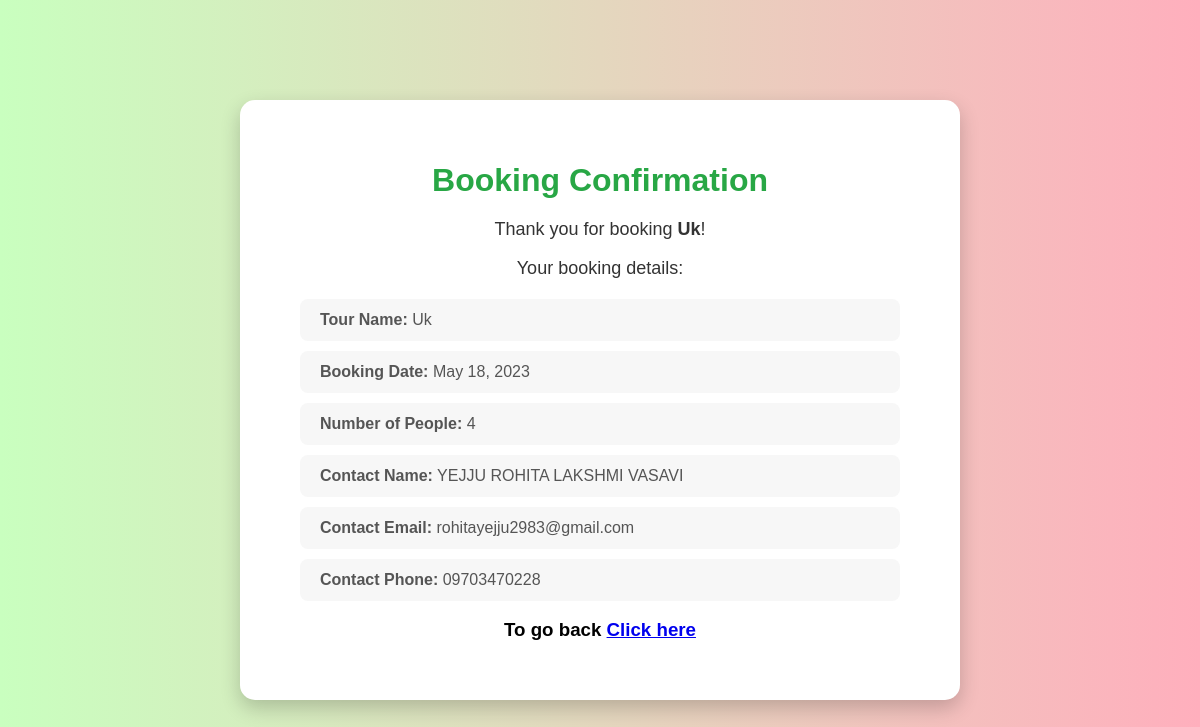
The app's page /confirmation/1 with its own data.
### pages/models.py (models this page shows, shortened)
class Booking(models.Model):
    tour = models.ForeignKey(Tour, on_delete=models.CASCADE)
    customer = models.ForeignKey(Customer, on_delete=models.CASCADE)
    date = models.DateField()
    num_people = models.IntegerField()

class Tour(models.Model):
    name = models.CharField(max_length=100)
    description = models.TextField()
    price = models.DecimalField(max_digits=8, decimal_places=2)
    available = models.BooleanField(default=True)

class Customer(models.Model):
    name = models.CharField(max_length=100)
    email = models.EmailField()
    phone = models.CharField(max_length=20)

### pages/views.py (the view)
# urls.py: path('confirmation/<int:booking_id>', booking_confirmation, name='booking_confirmation'),
def booking_confirmation(request, booking_id):
    booking = Booking.objects.get(id=booking_id)
    return render(request, 'booking_confirmation.html', {'booking': booking})

### pages/templates/booking_confirmation.html (shortened to what this page needs)
<div class="confirm-box">
  <h1>Booking Confirmation</h1>
  <p>Thank you for booking <strong>{{ booking.tour.name }}</strong>!</p>
  <p>Your booking details:</p>
  <ul>
    <li><strong>Tour Name:</strong> {{ booking.tour.name }}</li>
    <li><strong>Booking Date:</strong> {{ booking.date }}</li>
    <li><strong>Number of People:</strong> {{ booking.num_people }}</li>
    <li><strong>Contact Name:</strong> {{ booking.customer.name }}</li>
    <li><strong>Contact Email:</strong> {{ booking.customer.email }}</li>
    <li><strong>Contact Phone:</strong> {{ booking.customer.phone }}</li>
  </ul>
  <h3> To go back <a href="/">Click here</a>
</div>

### pages/templates/booking_confirmation.html (style rules this page uses)
.confirm-box { background: #ffffff; padding: 40px 60px; border-radius: 15px; box-shadow: 0 8px 20px rgba(0,0,0,0.2); text-align: center; max-width: 600px; width: 90%; }
h1 { color: #28a745; margin-bottom: 20px; }
p { font-size: 18px; color: #333; }
ul { list-style-type: none; padding: 0; margin-top: 20px; }
li { background: #f7f7f7; margin: 10px 0; padding: 12px 20px; border-radius: 8px; text-align: left; font-size: 16px; color: #555; }

### records on screen
Booking: tour.name "Uk", date "May 18, 2023", num_people "4", customer.name "YEJJU ROHITA LAKSHMI VASAVI", customer.email "rohitayejju2983@gmail.com", customer.phone "09703470228"
